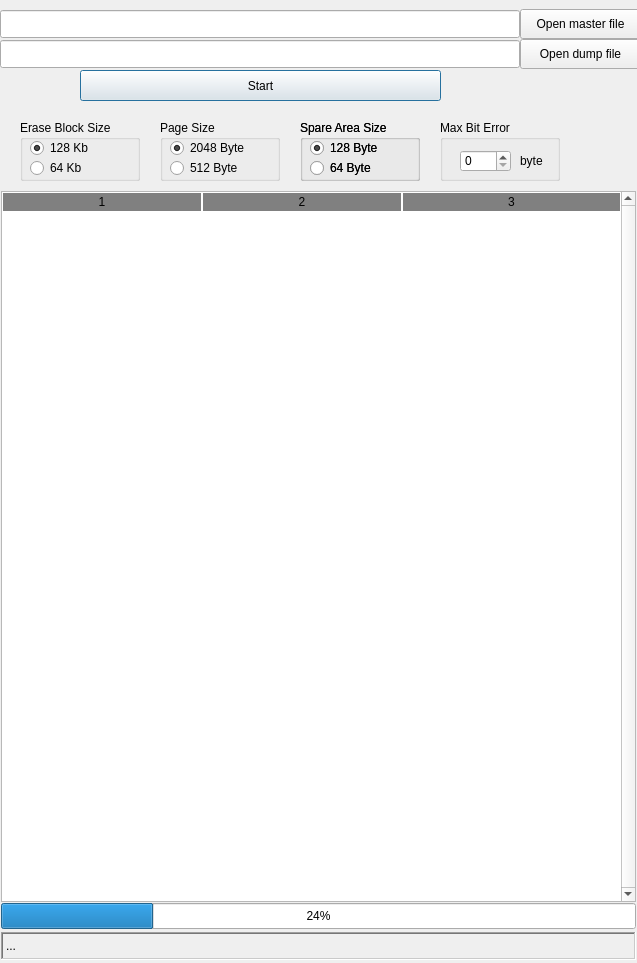
<?xml version="1.0" encoding="UTF-8"?>
<ui version="4.0">
 <class>QMainDlg</class>
 <widget class="QDialog" name="QMainDlg">
  <property name="geometry">
   <rect>
    <x>0</x>
    <y>0</y>
    <width>637</width>
    <height>963</height>
   </rect>
  </property>
  <property name="windowTitle">
   <string>GangImage Compare</string>
  </property>
  <property name="sizeGripEnabled">
   <bool>false</bool>
  </property>
  <widget class="QGroupBox" name="groupBox">
   <property name="geometry">
    <rect>
     <x>160</x>
     <y>120</y>
     <width>120</width>
     <height>61</height>
    </rect>
   </property>
   <property name="title">
    <string>Page Size</string>
   </property>
   <widget class="QRadioButton" name="radio_pg_2048b">
    <property name="geometry">
     <rect>
      <x>10</x>
      <y>20</y>
      <width>90</width>
      <height>16</height>
     </rect>
    </property>
    <property name="text">
     <string>2048 Byte</string>
    </property>
    <property name="checked">
     <bool>true</bool>
    </property>
   </widget>
   <widget class="QRadioButton" name="radio_pg_512b">
    <property name="geometry">
     <rect>
      <x>10</x>
      <y>40</y>
      <width>90</width>
      <height>16</height>
     </rect>
    </property>
    <property name="text">
     <string>512 Byte</string>
    </property>
   </widget>
  </widget>
  <widget class="QGroupBox" name="groupBox_2">
   <property name="geometry">
    <rect>
     <x>300</x>
     <y>120</y>
     <width>120</width>
     <height>61</height>
    </rect>
   </property>
   <property name="title">
    <string>Spare Area Size</string>
   </property>
   <widget class="QRadioButton" name="radioButton_3">
    <property name="geometry">
     <rect>
      <x>10</x>
      <y>20</y>
      <width>90</width>
      <height>16</height>
     </rect>
    </property>
    <property name="text">
     <string>128 Byte</string>
    </property>
   </widget>
   <widget class="QRadioButton" name="radioButton_4">
    <property name="geometry">
     <rect>
      <x>10</x>
      <y>40</y>
      <width>90</width>
      <height>16</height>
     </rect>
    </property>
    <property name="text">
     <string>64 Byte</string>
    </property>
   </widget>
   <widget class="QGroupBox" name="groupBox_4">
    <property name="geometry">
     <rect>
      <x>0</x>
      <y>0</y>
      <width>120</width>
      <height>61</height>
     </rect>
    </property>
    <property name="title">
     <string>Spare Area Size</string>
    </property>
    <widget class="QRadioButton" name="radio_sp_128b">
     <property name="geometry">
      <rect>
       <x>10</x>
       <y>20</y>
       <width>90</width>
       <height>16</height>
      </rect>
     </property>
     <property name="text">
      <string>128 Byte</string>
     </property>
     <property name="checked">
      <bool>true</bool>
     </property>
    </widget>
    <widget class="QRadioButton" name="radio_sp_64b">
     <property name="geometry">
      <rect>
       <x>10</x>
       <y>40</y>
       <width>90</width>
       <height>16</height>
      </rect>
     </property>
     <property name="text">
      <string>64 Byte</string>
     </property>
    </widget>
   </widget>
  </widget>
  <widget class="QGroupBox" name="groupBox_3">
   <property name="geometry">
    <rect>
     <x>20</x>
     <y>120</y>
     <width>120</width>
     <height>61</height>
    </rect>
   </property>
   <property name="title">
    <string>Erase Block Size</string>
   </property>
   <widget class="QRadioButton" name="radio_bl_128k">
    <property name="geometry">
     <rect>
      <x>10</x>
      <y>20</y>
      <width>90</width>
      <height>16</height>
     </rect>
    </property>
    <property name="text">
     <string>128 Kb</string>
    </property>
    <property name="checked">
     <bool>true</bool>
    </property>
   </widget>
   <widget class="QRadioButton" name="radio_bl_64k">
    <property name="geometry">
     <rect>
      <x>10</x>
      <y>40</y>
      <width>90</width>
      <height>16</height>
     </rect>
    </property>
    <property name="text">
     <string>64 Kb</string>
    </property>
   </widget>
  </widget>
  <widget class="QProgressBar" name="progressbar">
   <property name="geometry">
    <rect>
     <x>1</x>
     <y>903</y>
     <width>635</width>
     <height>26</height>
    </rect>
   </property>
   <property name="value">
    <number>24</number>
   </property>
   <property name="alignment">
    <set>Qt::AlignCenter</set>
   </property>
  </widget>
  <widget class="QLineEdit" name="le_dump_file_path">
   <property name="geometry">
    <rect>
     <x>0</x>
     <y>40</y>
     <width>520</width>
     <height>28</height>
    </rect>
   </property>
   <property name="font">
    <font>
     <family>Calibri</family>
    </font>
   </property>
   <property name="readOnly">
    <bool>true</bool>
   </property>
  </widget>
  <widget class="QLineEdit" name="le_master_file_path">
   <property name="geometry">
    <rect>
     <x>0</x>
     <y>10</y>
     <width>520</width>
     <height>28</height>
    </rect>
   </property>
   <property name="font">
    <font>
     <family>Calibri</family>
    </font>
   </property>
   <property name="readOnly">
    <bool>true</bool>
   </property>
  </widget>
  <widget class="QPushButton" name="btn_start">
   <property name="geometry">
    <rect>
     <x>80</x>
     <y>70</y>
     <width>361</width>
     <height>31</height>
    </rect>
   </property>
   <property name="text">
    <string>Start</string>
   </property>
  </widget>
  <widget class="QPushButton" name="btn_open_dump">
   <property name="geometry">
    <rect>
     <x>520</x>
     <y>39</y>
     <width>121</width>
     <height>30</height>
    </rect>
   </property>
   <property name="text">
    <string>Open dump file</string>
   </property>
  </widget>
  <widget class="QPushButton" name="btn_open_master">
   <property name="geometry">
    <rect>
     <x>520</x>
     <y>9</y>
     <width>121</width>
     <height>30</height>
    </rect>
   </property>
   <property name="text">
    <string>Open master file</string>
   </property>
   <property name="flat">
    <bool>false</bool>
   </property>
  </widget>
  <widget class="QGroupBox" name="groupBox_6">
   <property name="geometry">
    <rect>
     <x>440</x>
     <y>120</y>
     <width>120</width>
     <height>61</height>
    </rect>
   </property>
   <property name="title">
    <string>Max Bit Error</string>
   </property>
   <widget class="QSpinBox" name="spinbox_max_error">
    <property name="geometry">
     <rect>
      <x>20</x>
      <y>30</y>
      <width>51</width>
      <height>22</height>
     </rect>
    </property>
    <property name="maximum">
     <number>8</number>
    </property>
   </widget>
   <widget class="QLabel" name="label_result_2">
    <property name="geometry">
     <rect>
      <x>80</x>
      <y>30</y>
      <width>641</width>
      <height>21</height>
     </rect>
    </property>
    <property name="text">
     <string>byte</string>
    </property>
   </widget>
  </widget>
  <widget class="QLabel" name="label_result">
   <property name="geometry">
    <rect>
     <x>1</x>
     <y>932</y>
     <width>635</width>
     <height>28</height>
    </rect>
   </property>
   <property name="frameShape">
    <enum>QFrame::WinPanel</enum>
   </property>
   <property name="frameShadow">
    <enum>QFrame::Sunken</enum>
   </property>
   <property name="text">
    <string>...</string>
   </property>
  </widget>
  <widget class="QTableWidget" name="table_result">
   <property name="geometry">
    <rect>
     <x>1</x>
     <y>191</y>
     <width>635</width>
     <height>711</height>
    </rect>
   </property>
   <property name="styleSheet">
    <string notr="true">QHeaderView::section{
								Background-color:rgb(128,128,128);
								border :1px solid white;
                                }</string>
   </property>
   <property name="verticalScrollBarPolicy">
    <enum>Qt::ScrollBarAlwaysOn</enum>
   </property>
   <property name="columnCount">
    <number>3</number>
   </property>
   <attribute name="horizontalHeaderDefaultSectionSize">
    <number>200</number>
   </attribute>
   <attribute name="horizontalHeaderShowSortIndicator" stdset="0">
    <bool>false</bool>
   </attribute>
   <attribute name="horizontalHeaderStretchLastSection">
    <bool>true</bool>
   </attribute>
   <column/>
   <column/>
   <column/>
  </widget>
 </widget>
 <resources/>
 <connections/>
</ui>
